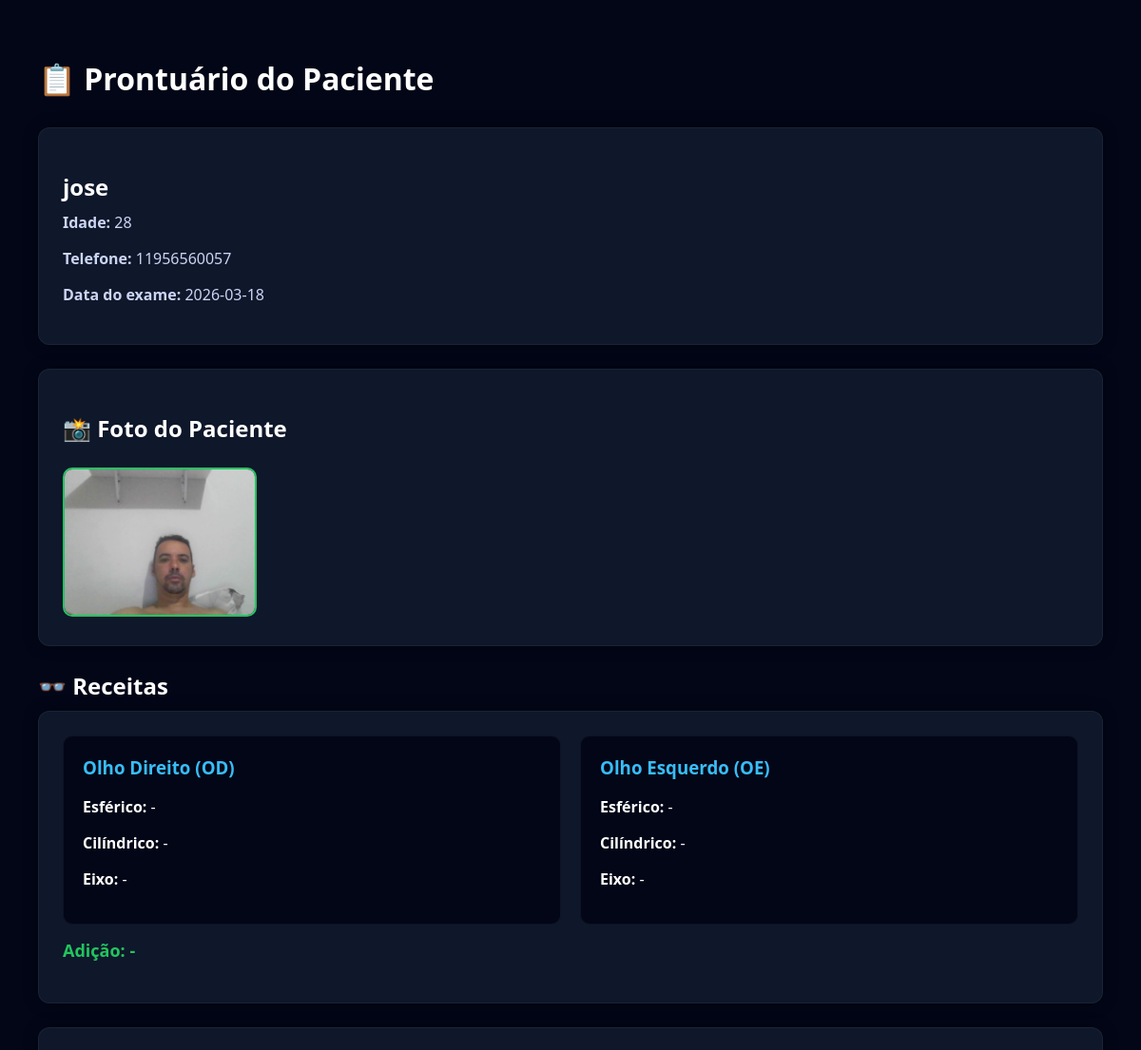
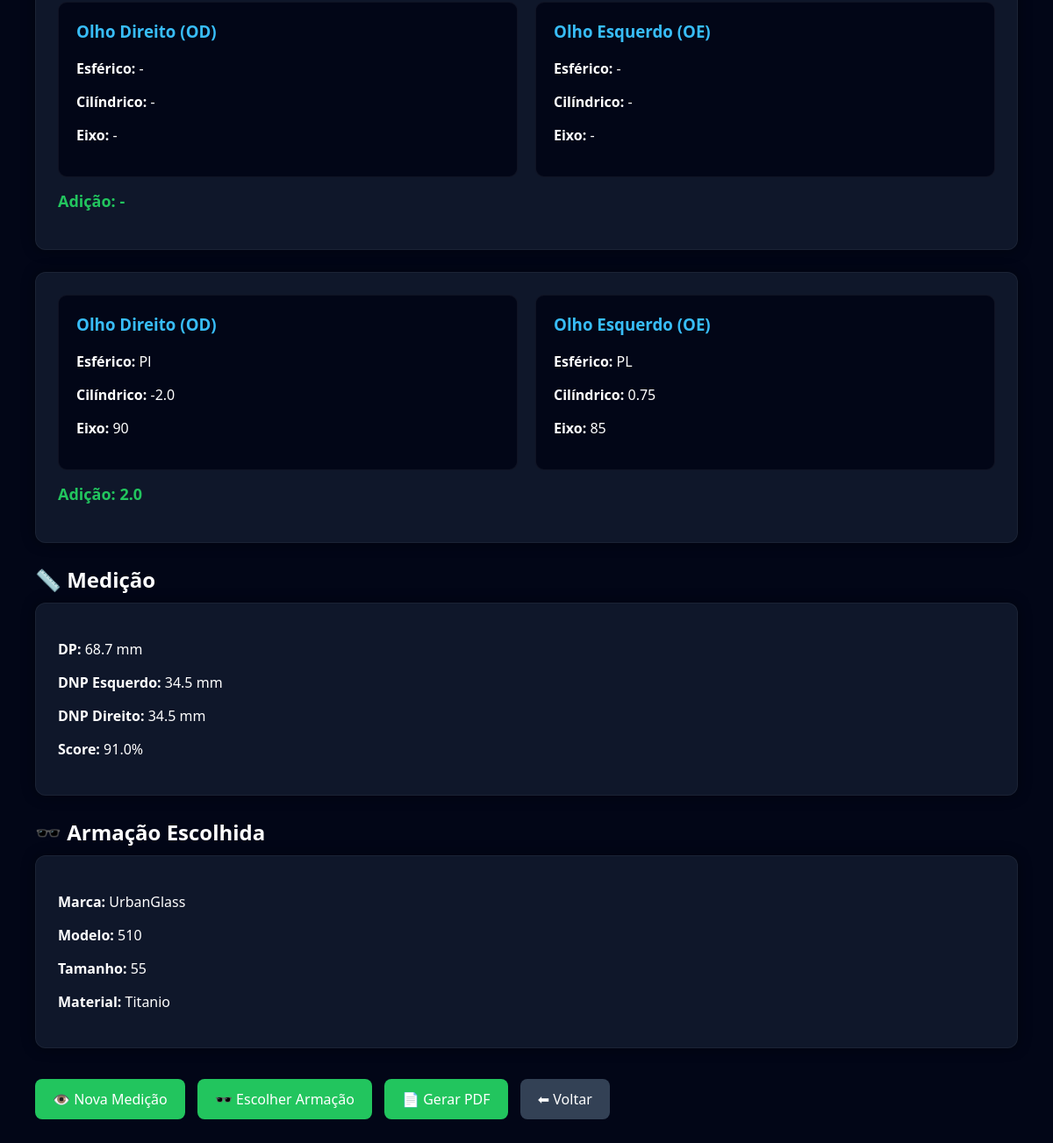
Page /prontuario/7 on the committed database (2 pictures, top to bottom).
### tables this page shows
CREATE TABLE pacientes(
        id INTEGER PRIMARY KEY AUTOINCREMENT,
        nome TEXT NOT NULL,
        idade INTEGER,
        data_exame TEXT
    , telefone TEXT, foto TEXT);

CREATE TABLE receitas(
        id INTEGER PRIMARY KEY AUTOINCREMENT,
        paciente_id INTEGER,
        od_esf REAL,
        od_cil REAL,
        od_eixo INTEGER,
        oe_esf REAL,
        oe_cil REAL,
        oe_eixo INTEGER,
        adicao REAL,
        tipo_grau TEXT,
        FOREIGN KEY (paciente_id) REFERENCES pacientes(id)
    );

CREATE TABLE medicoes(
        id INTEGER PRIMARY KEY AUTOINCREMENT,
        paciente_id INTEGER,
        dp REAL,
        dnp_e REAL,
        dnp_d REAL,
        score REAL,
        data TEXT,
        FOREIGN KEY (paciente_id) REFERENCES pacientes(id)
    );

CREATE TABLE armacoes(
    id INTEGER PRIMARY KEY AUTOINCREMENT,
    marca TEXT,
    modelo TEXT,
    material TEXT,
    tamanho INTEGER,
    valor REAL,
    imagem TEXT
);

### app.py (the view)
@app.route("/prontuario/<int:id>")
def prontuario(id):
    conn = get_db()
    cursor = conn.cursor()
    cursor.execute("SELECT * FROM pacientes WHERE id=?", (id,))
    paciente = cursor.fetchone()
    cursor.execute("""
    SELECT * FROM receitas
    WHERE paciente_id=?
    ORDER BY id DESC
    """, (id,))
    receitas = cursor.fetchall()
    cursor.execute("""
    SELECT dp, dnp_e, dnp_d, score, data
    FROM medicoes
    WHERE paciente_id=?
    ORDER BY id DESC LIMIT 1
    """, (id,))
    medicao = cursor.fetchone()
    cursor.execute("""
    SELECT a.modelo, a.marca, a.tamanho, a.material
    FROM pedidos p
    JOIN armacoes a ON p.armacao = a.id
    WHERE p.paciente_id=?
    ORDER BY p.id DESC LIMIT 1
    """, (id,))
    armacao = cursor.fetchone()
    conn.close()
    return render_template("prontuario.html",
                           paciente=paciente,
                           receitas=receitas,
                           medicao=medicao,
                           armacao=armacao)

### app.py (called while the page is built)
def get_db():
    conn = conectar()
    conn.row_factory = lambda cursor, row: {col[0]: row[idx] for idx, col in enumerate(cursor.description)}
    return conn

### templates/prontuario.html (shortened to what this page needs)
<!DOCTYPE html>
<html lang="pt-BR">
<head>
</head>
<body>
<h1>📋 Prontuário do Paciente</h1>
{% if paciente %}
<div class="card">
<h2>{{ paciente["nome"] }}</h2>
<p class="info"><b>Idade:</b> {{ paciente["idade"] or "-" }}</p>
<p class="info"><b>Telefone:</b> {{ paciente["telefone"] or "-" }}</p>
<p class="info"><b>Data do exame:</b> {{ paciente["data_exame"] or "-" }}</p>
</div>
{% else %}
<p class="sem-dados">Paciente não encontrado.</p>
{% endif %}
{% if paciente and paciente["foto"] %}
<div class="card">
<h2>📸 Foto do Paciente</h2>
<img src="/{{ paciente['foto'] }}" width="200" class="foto">
</div>
{% endif %}
<h2>👓 Receitas</h2>
{% if receitas %}
{% for r in receitas %}
<div class="card">
<div class="grid">
<div class="olho">
<h3>Olho Direito (OD)</h3>
<p><b>Esférico:</b> {{ r["od_esf"] or "-" }}</p>
<p><b>Cilíndrico:</b> {{ r["od_cil"] or "-" }}</p>
<p><b>Eixo:</b> {{ r["od_eixo"] or "-" }}</p>
</div>
<div class="olho">
<h3>Olho Esquerdo (OE)</h3>
<p><b>Esférico:</b> {{ r["oe_esf"] or "-" }}</p>
<p><b>Cilíndrico:</b> {{ r["oe_cil"] or "-" }}</p>
<p><b>Eixo:</b> {{ r["oe_eixo"] or "-" }}</p>
</div>
</div>
<p class="adicao">Adição: {{ r["adicao"] or "-" }}</p>
</div>
{% endfor %}
{% else %}
<p class="sem-dados">Nenhuma receita cadastrada.</p>
{% endif %}
<h2>📏 Medição</h2>
{% if medicao %}
<div class="card">
<p><b>DP:</b> {{ medicao["dp"] }} mm</p>
<p><b>DNP Esquerdo:</b> {{ medicao["dnp_e"] }} mm</p>
<p><b>DNP Direito:</b> {{ medicao["dnp_d"] }} mm</p>
<p><b>Score:</b> {{ medicao["score"] }}%</p>
</div>
{% else %}
<p class="sem-dados">Nenhuma medição registrada.</p>
{% endif %}
<h2>🕶️ Armação Escolhida</h2>
{% if armacao %}
<div class="card">
<p><b>Marca:</b> {{ armacao["marca"] }}</p>
<p><b>Modelo:</b> {{ armacao["modelo"] }}</p>
<p><b>Tamanho:</b> {{ armacao["tamanho"] }}</p>
<p><b>Material:</b> {{ armacao["material"] }}</p>
</div>
{% else %}
<p class="sem-dados">Nenhuma armação selecionada.</p>
{% endif %}
<div>
<a class="btn" href="/medicao?paciente_id={{ paciente['id'] }}">
  👁️ Nova Medição
</a>
<a class="btn" href="/armacao">
  🕶️ Escolher Armação
</a>
<a class="btn" href="/gerar_pdf/{{ paciente['id'] }}">
  📄 Gerar PDF
</a>
<a class="btn btn-sec" href="/dashboard">
  ⬅ Voltar
</a>
</div>
</body>
</html>

### templates/prontuario.html (style rules this page uses)
body { font-family:Segoe UI, Arial; background:#020617; color:white; padding:40px; margin:0; }
h1 { margin-bottom:30px; }
h2 { margin-bottom:10px; }
.card { background:#0f172a; padding:25px; border-radius:12px; margin-bottom:25px; box-shadow:0 0 15px rgba(0,0,0,0.4); border:1px solid rgba(255,255,255,0.05); }
.grid { display:grid; grid-template-columns:1fr 1fr; gap:20px; }
.olho { background:#020617; padding:20px; border-radius:10px; border:1px solid rgba(255,255,255,0.05); }
.olho h3 { margin-top:0; color:#38bdf8; }
.adicao { margin-top:15px; font-size:18px; font-weight:bold; color:#22c55e; }
.info { margin-top:5px; color:#cbd5f5; }
.btn { display:inline-block; margin:10px 10px 0 0; padding:12px 20px; background:#22c55e; color:white; text-decoration:none; border-radius:8px; transition:0.3s; }
.btn-sec { background:#334155; }
.foto { margin-top:15px; border-radius:10px; border:2px solid #22c55e; }

### rows in the picture
pacientes: nome "jose", idade "28", telefone "11956560057", data_exame "2026-03-18", foto (picture)
receitas: od_esf "-", od_cil "-", od_eixo "-", oe_esf "-", oe_cil "-", oe_eixo "-", adicao "-"
receitas: od_esf "-", od_cil "-", od_eixo "-", oe_esf "-", oe_cil "-", oe_eixo "-", adicao "-"
receitas: od_esf "Pl", od_cil "-2.0", od_eixo "90", oe_esf "PL", oe_cil "0.75", oe_eixo "85", adicao "2.0"
medicoes: dp "68.7", dnp_e "34.5", dnp_d "34.5", score "91.0"
armacoes: marca "UrbanGlass", modelo "510", tamanho "55", material "Titanio"
